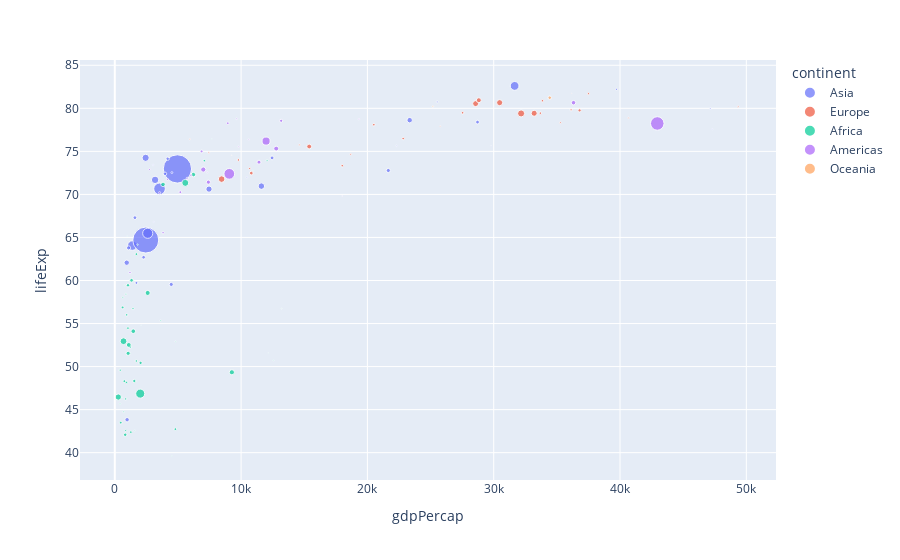

The code cell stored with this chart in its notebook:
### Code cell
# plotly
fig = px.scatter(df, x="gdpPercap", y="lifeExp", size="pop", color="continent")
fig.show()
fig.write_html("interactiveplot.html")
